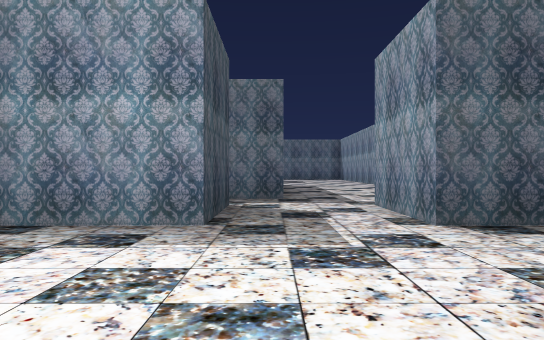
View 1 (above)

19 first-person views from a walk through a 3-D level made in the Unity game engine. The camera is 1.2 m above the floor, looks level and sees 70° across. Doors are open. The floor is counted in squares, 2 m on a side. Each view is taken from the middle of a square. On the plan, view 1 faces up. The plan holds only what a view shows up to about 11 squares ahead; the rest is blank. The place goes on beyond the plan. The player is left out.

View 2
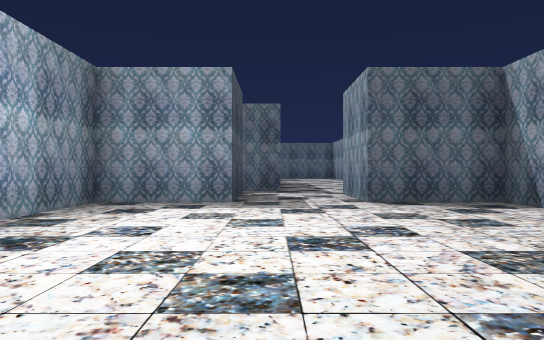

View 3
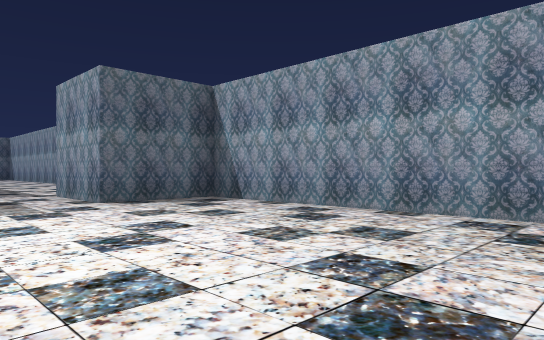

View 4
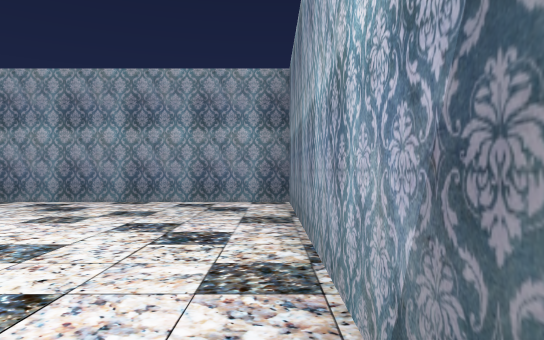

View 5
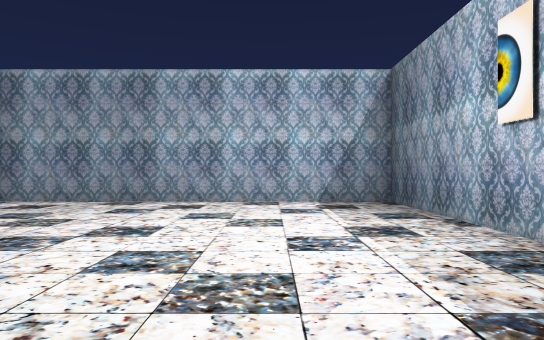

View 6
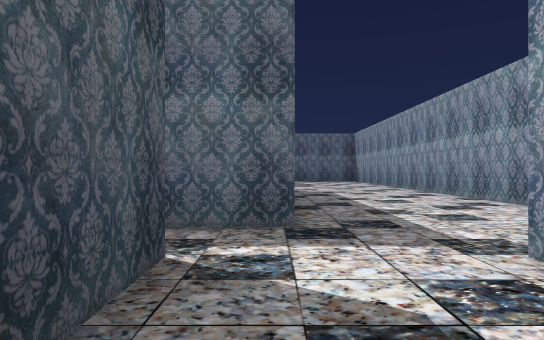

View 7
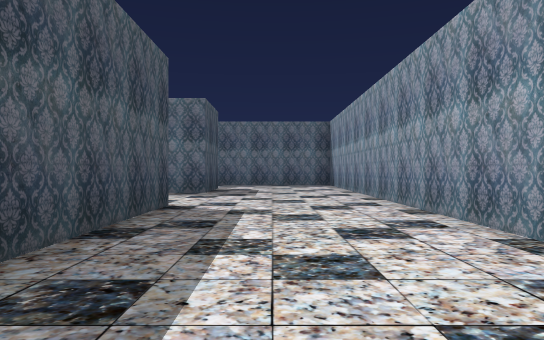

View 8
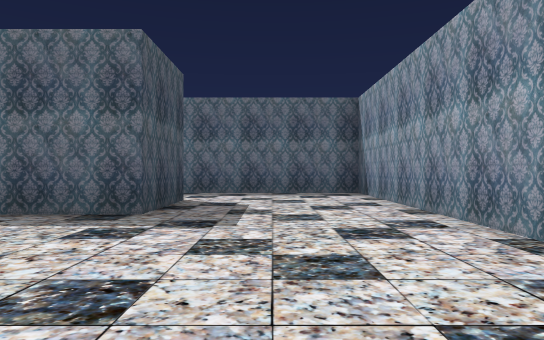

View 9
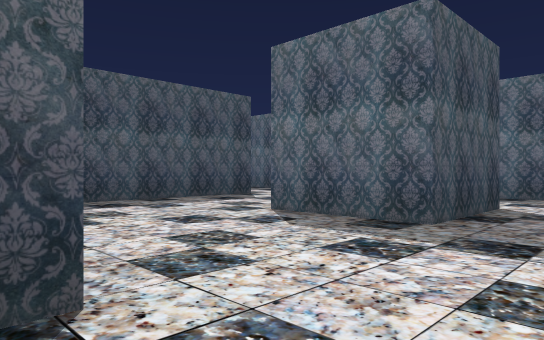

View 10
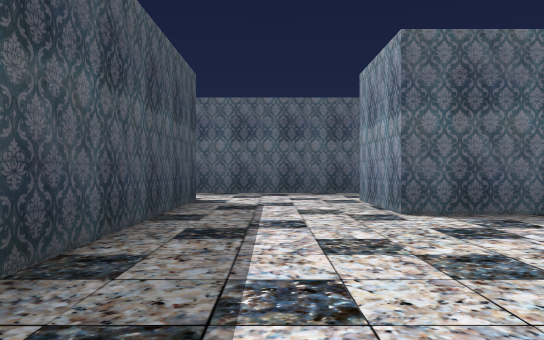

View 11
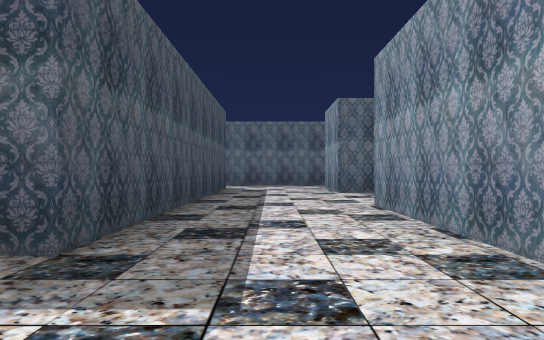

View 12
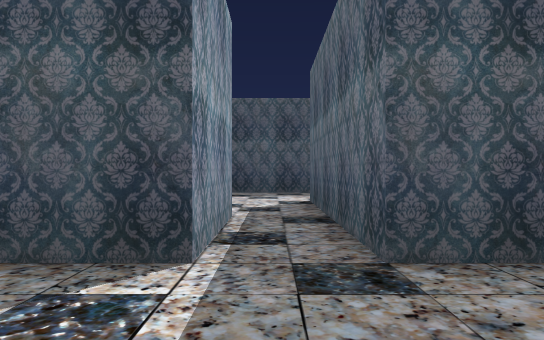

View 13
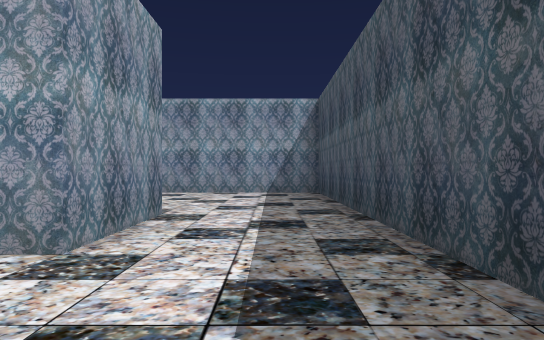

View 14
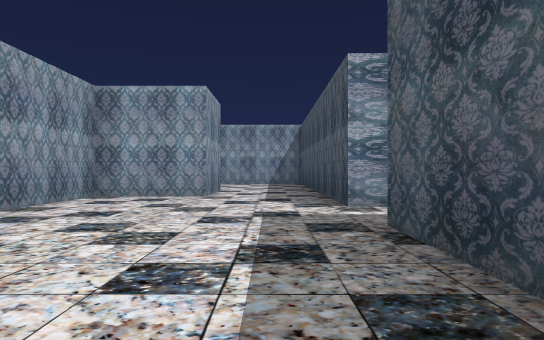

View 15
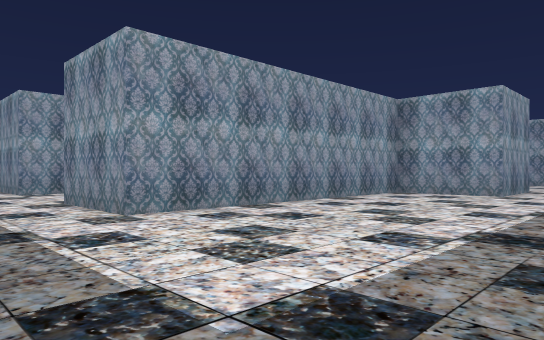

View 16
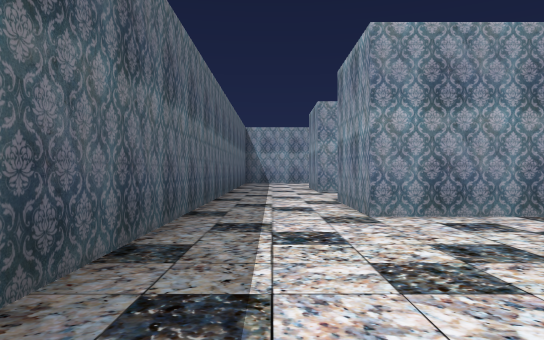

View 17
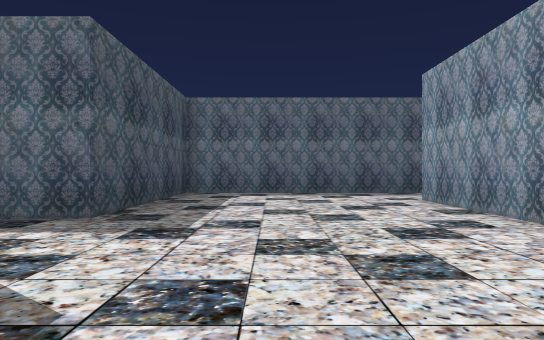

View 18
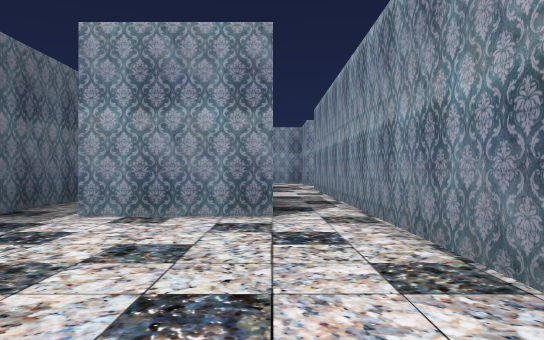

View 19
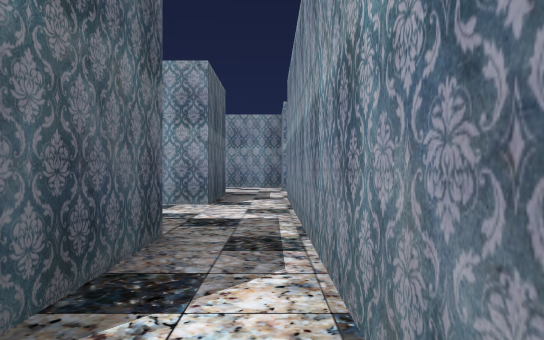

### Floor plan
Points are (right, up) in squares from view 1. A wall is a line through its corners. A room is listed if a view was taken in it or the views show most of it. See-through windows are left out.
Room 1 (views 1, 2, 3, 4, 5, 6)
walls: (-0.7, 6.8) (-0.7, 4.2) (-3.2, 4.2) (-3.2, -3.3) (4.3, -3.3) (4.3, 4.2) (1.8, 4.2) (1.8, 6.8)
ways out: opening at (0.5, 5.5) to room 2
Room 2 (views 7, 8, 9, 10, 11, 12, 13, 14, 15, 16, 17, 18, 19)
walls: (-8, 14.2) (-8, 21.7) (-5.5, 21.7) (-5.5, 11.7) (-10.5, 11.7) (-10.5, 14.2) (-8, 14.2); (0.2, 15.6) (0.2, 11.5); (-2.3, 11.4) (-2.3, 15.6); (0.2, 21.8) (0.2, 19.2) (-2.3, 19.2) (-2.3, 21.7) (-0.1, 21.7); (-5.5, 8) (-7.6, 8); (-8, 7.9) (-8, 10.5) (-5.5, 10.5) (-5.5, 9.1); (-14, 16.7) (-13.2, 16.7) (-13.2, 6.7) (-1.1, 6.7); (0.2, 8) (-2.3, 8) (-2.3, 9); (4.3, 10.4) (4.3, 24.2) (-13.2, 24.2) (-13.2, 18.8) (-14.4, 18.8)
ways out: opening at (0.5, 5.5) to room 1; opening at (-14.5, 17.5)

Positions as (right, up) in squares from view 1, and headings:
1: (0, 0), facing up
2: (0, -3), facing up
3: (-1, -3), facing up-right
4: (-3, -3), facing right
5: (-1, 4), facing down
6: (0, 4), facing up
7: (2, 9), facing up
8: (2, 14), facing up
9: (2, 15), facing up-left
10: (-4, 14), facing up
11: (-4, 9), facing up
12: (-3, 11), facing left
13: (-12, 17), facing down
14: (-12, 23), facing down
15: (-13, 24), facing down-right
16: (-13, 23), facing right
17: (-11, 14), facing up
18: (-13, 8), facing right
19: (-9, 7), facing right
